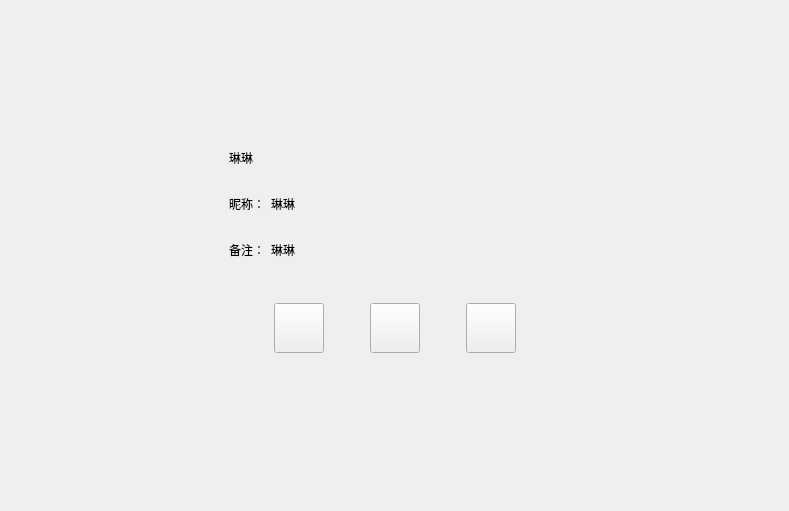
<?xml version="1.0" encoding="UTF-8"?>
<ui version="4.0">
    <class>FriendInfoPage</class>
    <widget class="QWidget" name="FriendInfoPage">
        <property name="geometry">
            <rect>
                <x>0</x>
                <y>0</y>
                <width>789</width>
                <height>511</height>
            </rect>
        </property>
        <property name="windowTitle">
            <string>Form</string>
        </property>
        <layout class="QVBoxLayout" name="verticalLayout">
            <property name="leftMargin">
                <number>120</number>
            </property>
            <property name="topMargin">
                <number>120</number>
            </property>
            <property name="rightMargin">
                <number>120</number>
            </property>
            <property name="bottomMargin">
                <number>120</number>
            </property>
            <item>
                <widget class="QWidget" name="widget" native="true">
                    <layout class="QHBoxLayout" name="horizontalLayout">
                        <item>
                            <widget class="QLabel" name="icon_lb">
                                <property name="minimumSize">
                                    <size>
                                        <width>85</width>
                                        <height>85</height>
                                    </size>
                                </property>
                                <property name="maximumSize">
                                    <size>
                                        <width>85</width>
                                        <height>85</height>
                                    </size>
                                </property>
                                <property name="text">
                                    <string/>
                                </property>
                            </widget>
                        </item>
                        <item>
                            <widget class="QWidget" name="widget_3" native="true">
                                <layout class="QVBoxLayout" name="verticalLayout_2">
                                    <item>
                                        <widget class="QWidget" name="widget_4" native="true">
                                            <property name="minimumSize">
                                                <size>
                                                    <width>0</width>
                                                    <height>40</height>
                                                </size>
                                            </property>
                                            <property name="maximumSize">
                                                <size>
                                                    <width>16777215</width>
                                                    <height>40</height>
                                                </size>
                                            </property>
                                            <layout class="QHBoxLayout" name="horizontalLayout_2">
                                                <property name="leftMargin">
                                                    <number>0</number>
                                                </property>
                                                <property name="topMargin">
                                                    <number>0</number>
                                                </property>
                                                <property name="rightMargin">
                                                    <number>0</number>
                                                </property>
                                                <property name="bottomMargin">
                                                    <number>0</number>
                                                </property>
                                                <item>
                                                    <widget class="QLabel" name="name_lb">
                                                        <property name="minimumSize">
                                                            <size>
                                                                <width>40</width>
                                                                <height>0</height>
                                                            </size>
                                                        </property>
                                                        <property name="maximumSize">
                                                            <size>
                                                                <width>16777215</width>
                                                                <height>16777215</height>
                                                            </size>
                                                        </property>
                                                        <property name="text">
                                                            <string>琳琳</string>
                                                        </property>
                                                    </widget>
                                                </item>
                                                <item>
                                                    <widget class="QLabel" name="sex_lb">
                                                        <property name="minimumSize">
                                                            <size>
                                                                <width>40</width>
                                                                <height>40</height>
                                                            </size>
                                                        </property>
                                                        <property name="maximumSize">
                                                            <size>
                                                                <width>40</width>
                                                                <height>40</height>
                                                            </size>
                                                        </property>
                                                        <property name="text">
                                                            <string/>
                                                        </property>
                                                    </widget>
                                                </item>
                                                <item>
                                                    <spacer name="horizontalSpacer">
                                                        <property name="orientation">
                                                            <enum>Qt::Horizontal</enum>
                                                        </property>
                                                        <property name="sizeHint" stdset="0">
                                                            <size>
                                                                <width>40</width>
                                                                <height>20</height>
                                                            </size>
                                                        </property>
                                                    </spacer>
                                                </item>
                                            </layout>
                                        </widget>
                                    </item>
                                    <item>
                                        <widget class="QWidget" name="widget_2" native="true">
                                            <property name="minimumSize">
                                                <size>
                                                    <width>0</width>
                                                    <height>40</height>
                                                </size>
                                            </property>
                                            <property name="maximumSize">
                                                <size>
                                                    <width>16777215</width>
                                                    <height>40</height>
                                                </size>
                                            </property>
                                            <layout class="QHBoxLayout" name="horizontalLayout_3">
                                                <property name="leftMargin">
                                                    <number>0</number>
                                                </property>
                                                <property name="topMargin">
                                                    <number>0</number>
                                                </property>
                                                <property name="rightMargin">
                                                    <number>0</number>
                                                </property>
                                                <property name="bottomMargin">
                                                    <number>0</number>
                                                </property>
                                                <item>
                                                    <widget class="QLabel" name="nick_tip">
                                                        <property name="minimumSize">
                                                            <size>
                                                                <width>0</width>
                                                                <height>30</height>
                                                            </size>
                                                        </property>
                                                        <property name="maximumSize">
                                                            <size>
                                                                <width>50</width>
                                                                <height>30</height>
                                                            </size>
                                                        </property>
                                                        <property name="text">
                                                            <string>昵称：</string>
                                                        </property>
                                                    </widget>
                                                </item>
                                                <item>
                                                    <widget class="QLabel" name="nick_lb">
                                                        <property name="text">
                                                            <string>琳琳</string>
                                                        </property>
                                                    </widget>
                                                </item>
                                                <item>
                                                    <spacer name="horizontalSpacer_2">
                                                        <property name="orientation">
                                                            <enum>Qt::Horizontal</enum>
                                                        </property>
                                                        <property name="sizeHint" stdset="0">
                                                            <size>
                                                                <width>40</width>
                                                                <height>20</height>
                                                            </size>
                                                        </property>
                                                    </spacer>
                                                </item>
                                            </layout>
                                        </widget>
                                    </item>
                                    <item>
                                        <widget class="QWidget" name="widget_5" native="true">
                                            <property name="minimumSize">
                                                <size>
                                                    <width>0</width>
                                                    <height>40</height>
                                                </size>
                                            </property>
                                            <property name="maximumSize">
                                                <size>
                                                    <width>16777215</width>
                                                    <height>40</height>
                                                </size>
                                            </property>
                                            <layout class="QHBoxLayout" name="horizontalLayout_4">
                                                <property name="leftMargin">
                                                    <number>0</number>
                                                </property>
                                                <property name="topMargin">
                                                    <number>0</number>
                                                </property>
                                                <property name="rightMargin">
                                                    <number>0</number>
                                                </property>
                                                <property name="bottomMargin">
                                                    <number>0</number>
                                                </property>
                                                <item>
                                                    <widget class="QLabel" name="bak_tip">
                                                        <property name="minimumSize">
                                                            <size>
                                                                <width>0</width>
                                                                <height>30</height>
                                                            </size>
                                                        </property>
                                                        <property name="maximumSize">
                                                            <size>
                                                                <width>50</width>
                                                                <height>30</height>
                                                            </size>
                                                        </property>
                                                        <property name="text">
                                                            <string>备注：</string>
                                                        </property>
                                                    </widget>
                                                </item>
                                                <item>
                                                    <widget class="QLabel" name="bak_lb">
                                                        <property name="text">
                                                            <string>琳琳</string>
                                                        </property>
                                                    </widget>
                                                </item>
                                                <item>
                                                    <spacer name="horizontalSpacer_7">
                                                        <property name="orientation">
                                                            <enum>Qt::Horizontal</enum>
                                                        </property>
                                                        <property name="sizeHint" stdset="0">
                                                            <size>
                                                                <width>40</width>
                                                                <height>20</height>
                                                            </size>
                                                        </property>
                                                    </spacer>
                                                </item>
                                            </layout>
                                        </widget>
                                    </item>
                                </layout>
                            </widget>
                        </item>
                    </layout>
                </widget>
            </item>
            <item>
                <widget class="QWidget" name="widget_6" native="true">
                    <layout class="QHBoxLayout" name="horizontalLayout_5">
                        <item>
                            <spacer name="horizontalSpacer_3">
                                <property name="orientation">
                                    <enum>Qt::Horizontal</enum>
                                </property>
                                <property name="sizeHint" stdset="0">
                                    <size>
                                        <width>40</width>
                                        <height>20</height>
                                    </size>
                                </property>
                            </spacer>
                        </item>
                        <item>
                            <widget class="ClickedBtn" name="msg_chat">
                                <property name="minimumSize">
                                    <size>
                                        <width>50</width>
                                        <height>50</height>
                                    </size>
                                </property>
                                <property name="maximumSize">
                                    <size>
                                        <width>50</width>
                                        <height>50</height>
                                    </size>
                                </property>
                                <property name="text">
                                    <string/>
                                </property>
                            </widget>
                        </item>
                        <item>
                            <spacer name="horizontalSpacer_5">
                                <property name="orientation">
                                    <enum>Qt::Horizontal</enum>
                                </property>
                                <property name="sizeType">
                                    <enum>QSizePolicy::Fixed</enum>
                                </property>
                                <property name="sizeHint" stdset="0">
                                    <size>
                                        <width>40</width>
                                        <height>20</height>
                                    </size>
                                </property>
                            </spacer>
                        </item>
                        <item>
                            <widget class="ClickedBtn" name="voice_chat">
                                <property name="minimumSize">
                                    <size>
                                        <width>50</width>
                                        <height>50</height>
                                    </size>
                                </property>
                                <property name="maximumSize">
                                    <size>
                                        <width>50</width>
                                        <height>50</height>
                                    </size>
                                </property>
                                <property name="text">
                                    <string/>
                                </property>
                            </widget>
                        </item>
                        <item>
                            <spacer name="horizontalSpacer_6">
                                <property name="orientation">
                                    <enum>Qt::Horizontal</enum>
                                </property>
                                <property name="sizeType">
                                    <enum>QSizePolicy::Fixed</enum>
                                </property>
                                <property name="sizeHint" stdset="0">
                                    <size>
                                        <width>40</width>
                                        <height>20</height>
                                    </size>
                                </property>
                            </spacer>
                        </item>
                        <item>
                            <widget class="ClickedBtn" name="video_chat">
                                <property name="minimumSize">
                                    <size>
                                        <width>50</width>
                                        <height>50</height>
                                    </size>
                                </property>
                                <property name="maximumSize">
                                    <size>
                                        <width>50</width>
                                        <height>50</height>
                                    </size>
                                </property>
                                <property name="text">
                                    <string/>
                                </property>
                            </widget>
                        </item>
                        <item>
                            <spacer name="horizontalSpacer_4">
                                <property name="orientation">
                                    <enum>Qt::Horizontal</enum>
                                </property>
                                <property name="sizeHint" stdset="0">
                                    <size>
                                        <width>40</width>
                                        <height>20</height>
                                    </size>
                                </property>
                            </spacer>
                        </item>
                    </layout>
                </widget>
            </item>
            <item>
                <spacer name="verticalSpacer_2">
                    <property name="orientation">
                        <enum>Qt::Vertical</enum>
                    </property>
                    <property name="sizeHint" stdset="0">
                        <size>
                            <width>20</width>
                            <height>40</height>
                        </size>
                    </property>
                </spacer>
            </item>
        </layout>
    </widget>
    <customwidgets>
        <customwidget>
            <class>ClickedBtn</class>
            <extends>QPushButton</extends>
            <header>clickedbtn.h</header>
        </customwidget>
    </customwidgets>
    <resources/>
    <connections/>
</ui>
